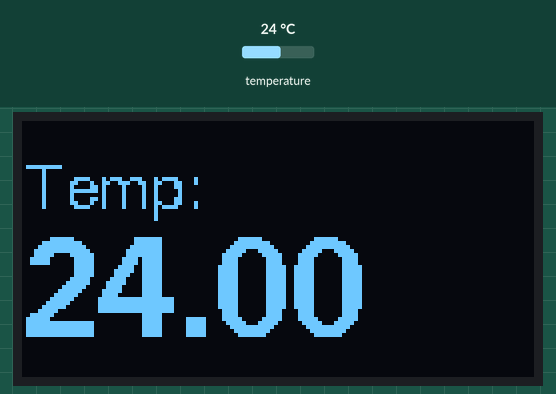
Simulated run of this sketch. Board: Arduino Uno, built with avr-gcc and run on an emulated ATmega328P. On the bench: 128×64 one-colour display. The inputs (shaded band) are chosen by the test bench; at power-on: temperature 24 °C.

Above: at 4.6 s.
4.7 s: temperature set to 12 °C
At 10.1 s:
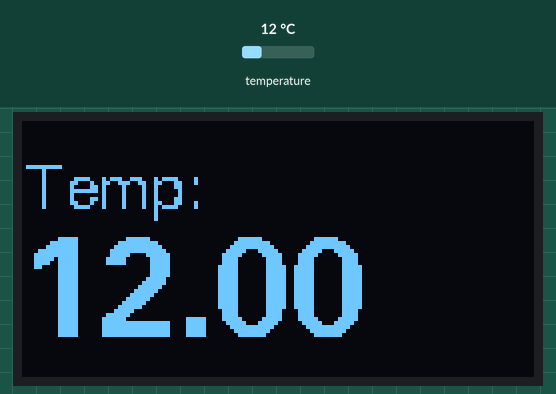
10.4 s: temperature set to 19 °C
At 15.3 s:
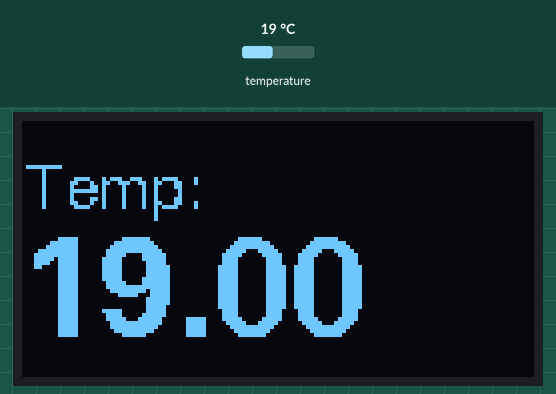
16.3 s: temperature set to 28 °C
At 21.7 s:
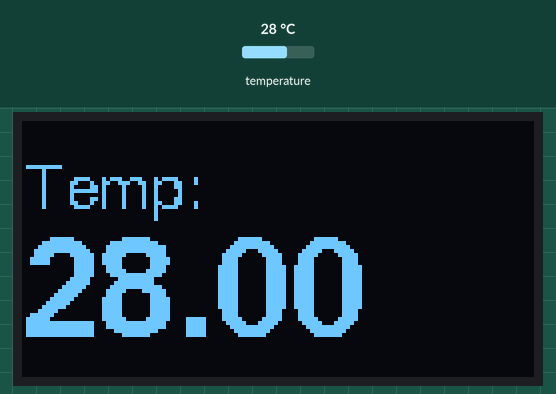
Timing chart, 0 to 23.2 s (numbered marks = the images above; inputs shaded):
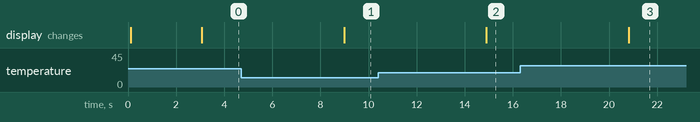

The sketch:

_03-ds18b20-oled.ino
```cpp
// DS18B20 Read to 128x64 OLED Display

// Include the OneWire library
#include <OneWire.h>

// Include the Dallas Temperature library
#include <DallasTemperature.h>

// Setup the OneWire bus on Pin 2
OneWire bus(2);

// Setup DallasTemperature to work on the OneWire bus
DallasTemperature sensors(&bus);

// Include the U8glib Library
#include <U8glib.h>

// Configure the OLED Screen (I2C)
U8GLIB_SSD1306_128X64 u8g(U8G_I2C_OPT_DEV_0|U8G_I2C_OPT_NO_ACK|U8G_I2C_OPT_FAST);

float temperature;
char temperatureString[6] = "-";

void draw(void) {
  // graphic commands to redraw the complete screen should be placed here
  u8g.setFont(u8g_font_fur11);
  u8g.drawStr( 0, 22, "Temp:");
  u8g.setFont(u8g_font_fub25);
  u8g.drawStr( 0, 54, temperatureString);
}

void setup() {
  // Start the sensors
  sensors.begin();
}

void loop() {
  // picture loop
  u8g.firstPage();
  do {
    draw();
  } while( u8g.nextPage() );

  // Update the sensor readings
  sensors.requestTemperatures();

  // Read Temperature
  temperature = sensors.getTempCByIndex(0);
  dtostrf(temperature, 2, 2, temperatureString);

  // Delay for 2 seconds between readings
  delay(2000);
}
```

Measured:
- after the input at 4.7 s, the display: changes after 4.3 s (image 1)
- after the input at 10.4 s, the display: changes after 4.5 s (image 2)
- after the input at 16.3 s, the display: changes after 4.5 s (image 3)
